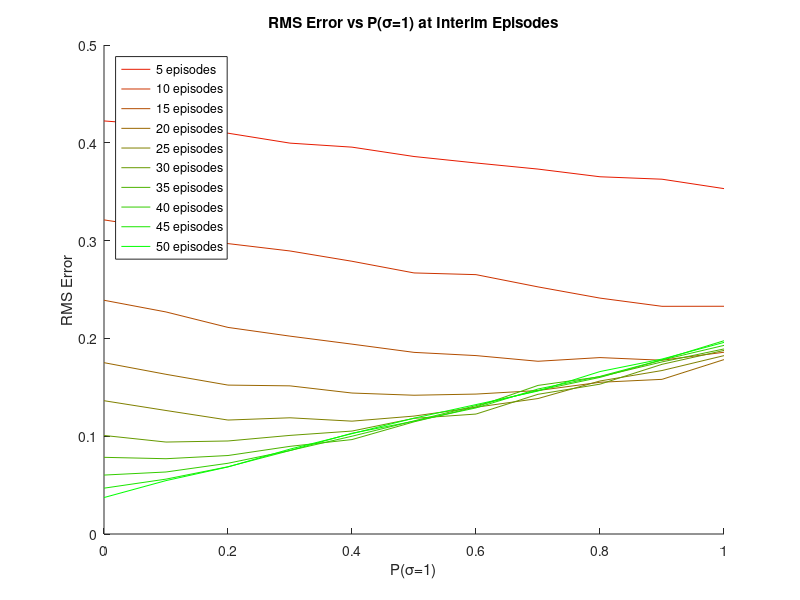

Write the MATLAB code that produced this figure. (Note: this script raises an error after producing the figure.)
%% This is the script to produce Fig. 2, 3, 4 in the paper.
close all;
clear all;
clc;

rmse = [0.42235126,0.41767446,0.40983385,0.39966678,0.39556111,0.38598635,0.37936417,0.37313032,0.36527429,0.36278003,0.35315544; ...
    0.32118076,0.31151669,0.2969377,0.28940455,0.27887382,0.26694434,0.26519972,0.2526769,0.24119928,0.23280941,0.23286781; ...
    0.23900282,0.22704481,0.21123443,0.20231016,0.19413591,0.18571777,0.18242978,0.17662149,0.18039344,0.17767866,0.18585065;  ...
    0.17518762,0.16327951,0.15225699,0.15147964,0.14414004,0.14188481,0.1430734,0.14670445,0.15513718,0.15813118,0.17832605;  ...
    0.13629329,0.12628484,0.11652005,0.11882943,0.11538459,0.12057396,0.12960163,0.13850856,0.15647623,0.16714719,0.18238656;  ...
    0.10076494,0.09402047,0.09511651,0.10082666,0.10525407,0.1182679,0.12264567,0.14284654,0.15321576,0.17348804,0.18770906;  ...
    0.07840269,0.07698277,0.08024929,0.08963198,0.09655355,0.1146941,0.12992416,0.15194244,0.16082,0.17595922,0.18921629;  ...
    0.06025655,0.06340545,0.07232947,0.08539853,0.09999081,0.11563396,0.13127047,0.14679153,0.16014966,0.17788652,0.19284637;  ...
    0.04685843,0.05611616,0.06876763,0.08533902,0.10302899,0.11531832,0.12894487,0.14825763,0.16116295,0.1781054,0.19763312;  ...
    0.03727294,0.05459861,0.06858265,0.08681023,0.10259839,0.11842943,0.13233816,0.14617259,0.16610292,0.17888917,0.19590398];

decay = [0.36547867 0.24896134 0.17447318 0.12951073 0.09855018 0.07940553 0.06871649 0.0544811 0.04458115 0.03504365];

[eps, sigs] = size(rmse);
decs = size(decay, 2);

rmseint = sum(rmse, 1) * 5;

n_eps = [5, 10, 15, 20, 25, 30, 35, 40, 45, 50];
p_sig = [0, 0.1, 0.2, 0.3, 0.4, 0.5, 0.6, 0.7, 0.8, 0.9, 1.0];
decays = [0.9, 0.8, 0.7, 0.6, 0.5, 0.4, 0.3, 0.2, 0.1];

best_sig = zeros(eps, 1);
for i = 1:eps
    best_sig(i) = p_sig(rmse(i, :) == min(rmse(i, :)));
end

h = figure; hold on;
for i = 1:numel(n_eps)
    plot(p_sig, rmse(i, :), 'color', [1-i/eps,i/eps,0])
end
xlabel('P(\sigma=1)');
ylabel('RMS Error');
legend('5 episodes', '10 episodes', '15 episodes', '20 episodes', '25 episodes', '30 episodes', '35 episodes', '40 episodes', '45 episodes', '50 episodes', 'location', 'northwest')
title('RMS Error vs P(\sigma=1) at Interim Episodes');
fig = gcf;
fig.PaperPositionMode = 'auto';
fig_pos = fig.PaperPosition;
fig.PaperSize = [fig_pos(3) fig_pos(4)];
print(h, 'rmseP.pdf', '-dpdf', '-r600')

h = figure; hold on;
for i = 1:numel(p_sig)
    plot(n_eps, rmse(:, i), 'color', [1-i/sigs,i/sigs,0]);
end
xlabel('Episodes');
ylabel('RMS Error');
legend('P(\sigma=1)=0.0', 'P(\sigma=1)=0.1', 'P(\sigma=1)=0.2', 'P(\sigma=1)=0.3', 'P(\sigma=1)=0.4', 'P(\sigma=1)=0.5', 'P(\sigma=1)=0.6', 'P(\sigma=1)=0.7', 'P(\sigma=1)=0.8', 'P(\sigma=1)=0.9', 'P(\sigma=1)=1.0')
title('RMS Error vs Episodes for Various P(\sigma=1)');
fig = gcf;
fig.PaperPositionMode = 'auto';
fig_pos = fig.PaperPosition;
fig.PaperSize = [fig_pos(3) fig_pos(4)];
print(h, 'rmseep.pdf', '-dpdf', '-r600')

h = figure; hold on;
for i = 1:numel(p_sig)
    plot(n_eps, rmse(:, i), 'color', [1-i/sigs,i/sigs,0]);
end
plot(n_eps, decay, 'color', 'b');
xlabel('Episodes');
ylabel('RMS Error');
legend('P(\sigma=1)=0.0', 'P(\sigma=1)=0.1', 'P(\sigma=1)=0.2', 'P(\sigma=1)=0.3', 'P(\sigma=1)=0.4', 'P(\sigma=1)=0.5', 'P(\sigma=1)=0.6', 'P(\sigma=1)=0.7', 'P(\sigma=1)=0.8', 'P(\sigma=1)=0.9', 'P(\sigma=1)=1.0', '\beta=0.9')
title('Comparing Fixed vs Decaying P(\sigma=1)');
fig = gcf;
fig.PaperPositionMode = 'auto';
fig_pos = fig.PaperPosition;
fig.PaperSize = [fig_pos(3) fig_pos(4)];
print(h, 'rmsedecay.pdf', '-dpdf', '-r600')

h = figure; hold on;
axis([0 55 -0.05, 1.05]);
plot(n_eps, best_sig, 'b.-', 'markersize', 10);
xlabel('Episodes');
ylabel('P(\sigma=1)');
title('Best Setting of P(\sigma=1) vs. Elapsed Episodes');
fig = gcf;
fig.PaperPositionMode = 'auto';
fig_pos = fig.PaperPosition;
fig.PaperSize = [fig_pos(3) fig_pos(4)];
print(h, 'bestsig.pdf', '-dpdf', '-r600')

h = figure; hold on;
plot(p_sig, rmseint, 'ko-');
plot([p_sig(1) p_sig(end)], [sum(decay) sum(decay)] * 5, 'b');
for i = 1:numel(p_sig)
    plot(p_sig(i), rmseint(i), 'o', 'markeredgecolor', 'k', 'markerfacecolor', [1-i/sigs,i/sigs,0]);
end
xlabel('P(\sigma=1)');
ylabel('Cumulative RMS Error');
title('Integral of RMS Error for First 50 Episodes');
legend('Fixed P(\sigma=1)', '\beta=0.9', 'location', 'northwest');
fig = gcf;
fig.PaperPositionMode = 'auto';
fig_pos = fig.PaperPosition;
fig.PaperSize = [fig_pos(3) fig_pos(4)];
print(h, 'rmseint.pdf', '-dpdf', '-r600')
